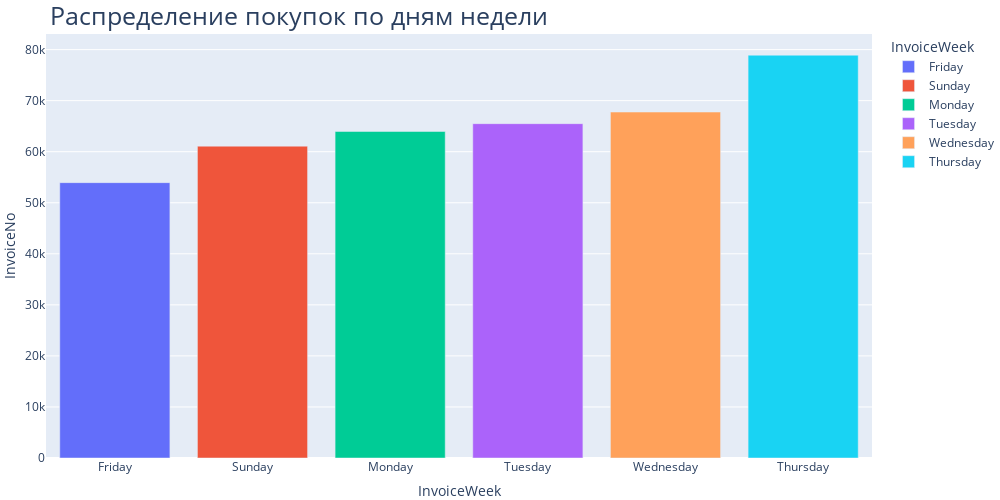

Notebook code cell kept with this figure:
### Markdown cell above
Посмотрим на наиболее популярные дни недели по количеству заказов.

### Code cell
# сгруппируем дни недели по количеству заказов (количеству инвойс-счетов), отсортируем по количеству
invoice_week = data_cleaned.groupby('InvoiceWeek', as_index=False)['InvoiceNo'].count().sort_values(by='InvoiceNo')
fig = px.bar(data_frame=invoice_week,
             x='InvoiceWeek',
             y='InvoiceNo',
             color='InvoiceWeek',
             width=1000,
             height=500,
             title = 'Распределение покупок по дням недели'
             )
fig.update_layout(
    margin={"r":0,"t":20,"l":0,"b":20},
    title=dict(font=dict(size=25), automargin=True, xanchor='left'),
    yaxis = dict(tickmode = 'linear', tick0 = 0, dtick = 10000)
)
fig.show()

### Figure 1 — Plotly figure (JSON) as saved in the notebook; plotly's stock layout.template omitted (floating-point values rounded to 4 significant figures)
{"data": [{"alignmentgroup": "True", "hovertemplate": "InvoiceWeek=%{x}<br>InvoiceNo=%{y}<extra></extra>", "legendgroup": "Friday", "marker": {"color": "#636efa", "pattern": {"shape": ""}}, "name": "Friday", "offsetgroup": "Friday", "orientation": "v", "showlegend": true, "textposition": "auto", "type": "bar", "x": ["Friday"], "xaxis": "x", "y": [53939], "yaxis": "y"}, {"alignmentgroup": "True", "hovertemplate": "InvoiceWeek=%{x}<br>InvoiceNo=%{y}<extra></extra>", "legendgroup": "Sunday", "marker": {"color": "#EF553B", "pattern": {"shape": ""}}, "name": "Sunday", "offsetgroup": "Sunday", "orientation": "v", "showlegend": true, "textposition": "auto", "type": "bar", "x": ["Sunday"], "xaxis": "x", "y": [61084], "yaxis": "y"}, {"alignmentgroup": "True", "hovertemplate": "InvoiceWeek=%{x}<br>InvoiceNo=%{y}<extra></extra>", "legendgroup": "Monday", "marker": {"color": "#00cc96", "pattern": {"shape": ""}}, "name": "Monday", "offsetgroup": "Monday", "orientation": "v", "showlegend": true, "textposition": "auto", "type": "bar", "x": ["Monday"], "xaxis": "x", "y": [63963], "yaxis": "y"}, {"alignmentgroup": "True", "hovertemplate": "InvoiceWeek=%{x}<br>InvoiceNo=%{y}<extra></extra>", "legendgroup": "Tuesday", "marker": {"color": "#ab63fa", "pattern": {"shape": ""}}, "name": "Tuesday", "offsetgroup": "Tuesday", "orientation": "v", "showlegend": true, "textposition": "auto", "type": "bar", "x": ["Tuesday"], "xaxis": "x", "y": [65491], "yaxis": "y"}, {"alignmentgroup": "True", "hovertemplate": "InvoiceWeek=%{x}<br>InvoiceNo=%{y}<extra></extra>", "legendgroup": "Wednesday", "marker": {"color": "#FFA15A", "pattern": {"shape": ""}}, "name": "Wednesday", "offsetgroup": "Wednesday", "orientation": "v", "showlegend": true, "textposition": "auto", "type": "bar", "x": ["Wednesday"], "xaxis": "x", "y": [67769], "yaxis": "y"}, {"alignmentgroup": "True", "hovertemplate": "InvoiceWeek=%{x}<br>InvoiceNo=%{y}<extra></extra>", "legendgroup": "Thursday", "marker": {"color": "#19d3f3", "pattern": {"shape": ""}}, "name": "Thursday", "offsetgroup": "Thursday", "orientation": "v", "showlegend": true, "textposition": "auto", "type": "bar", "x": ["Thursday"], "xaxis": "x", "y": [78904], "yaxis": "y"}], "layout": {"barmode": "relative", "height": 500, "legend": {"title": {"text": "InvoiceWeek"}, "tracegroupgap": 0}, "margin": {"b": 20, "l": 0, "r": 0, "t": 20}, "title": {"automargin": true, "font": {"size": 25}, "text": "Распределение покупок по дням недели", "xanchor": "left"}, "width": 1000, "xaxis": {"anchor": "y", "categoryarray": ["Friday", "Sunday", "Monday", "Tuesday", "Wednesday", "Thursday"], "categoryorder": "array", "domain": [0, 1], "title": {"text": "InvoiceWeek"}}, "yaxis": {"anchor": "x", "domain": [0, 1], "dtick": 10000, "tick0": 0, "tickmode": "linear", "title": {"text": "InvoiceNo"}}}}
